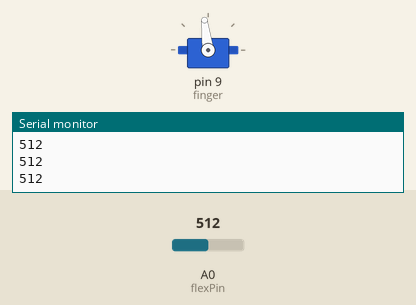
Recording of a sketch running on a simulated Arduino Uno, built with avr-gcc and run on an emulated ATmega328P. On the bench: servo, the last lines printed to the serial monitor. Inputs (shaded band) come from the test bench; at power-on: A0 (flexPin) = 512.

Above: at 1.2 s.
1.3 s: A0 (flexPin) set to 306
At 2.8 s:
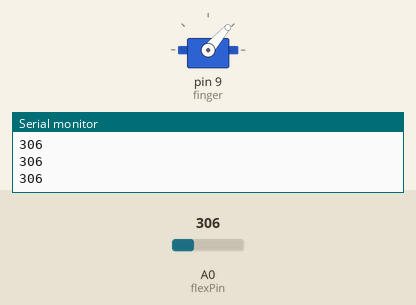
3.1 s: A0 (flexPin) set to 122
At 4.4 s:
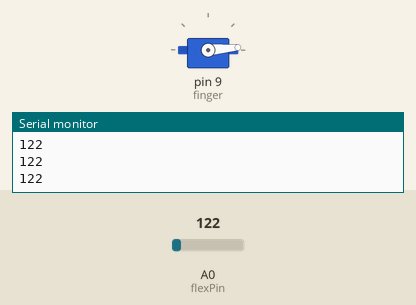
4.9 s: A0 (flexPin) set to 716
At 5.8 s:
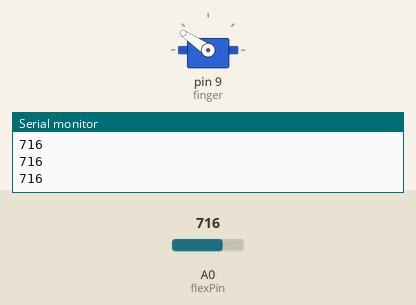
6.7 s: A0 (flexPin) set to 900
At 8.0 s:
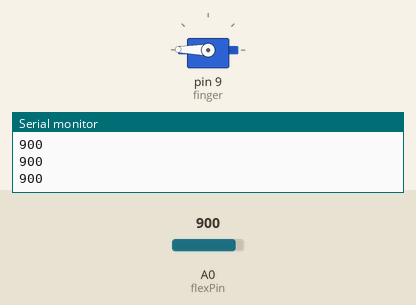
8.3 s: A0 (flexPin) set to 511
At 8.46 s:
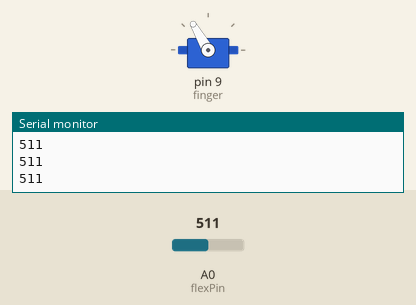
Timing chart, 0 to 11.1 s (numbered marks = the images above; inputs shaded):
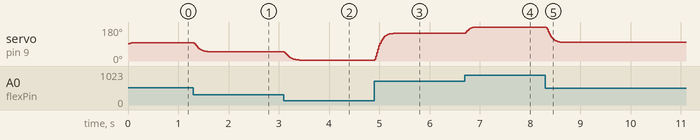

Measured:
- after the input at 1.3 s, servo on pin 9 (finger): moves from 97° to 49° over 0.30 s, starting at once
- after the input at 3.1 s, servo on pin 9 (finger): moves from 49° to 5° over 0.30 s, starting at once
- after the input at 4.9 s, servo on pin 9 (finger): moves from 5° to 146° over 0.37 s, starting at once
- after the input at 6.7 s, servo on pin 9 (finger): moves from 146° to 179° over 0.20 s, starting at once
- after the input at 8.3 s, servo on pin 9 (finger): moves from 179° to 98° over 0.35 s, starting at once

The sketch:

arduino_code.ino
```cpp
#include <Servo.h>

Servo finger;

const int flexPin = A0;

float filtered = 0;
float alpha = 0.15;  //smoothing factor

float servoPos = 90;

void setup() {
  finger.attach(9);
  filtered = analogRead(flexPin);
  Serial.begin(9600);
  finger.write(0);
}

void loop() {

  // read sensor
  int raw = analogRead(flexPin);
  Serial.println(raw);
  filtered = alpha * raw + (1 - alpha) * filtered;

  float target = map(filtered, 100, 850, 0, 180);

  // constraints
  target = constrain(target, 0, 180);

  servoPos += (target - servoPos) * 0.2;
  finger.write(servoPos);

  delay(10); // ~100 Hz update
}
```
